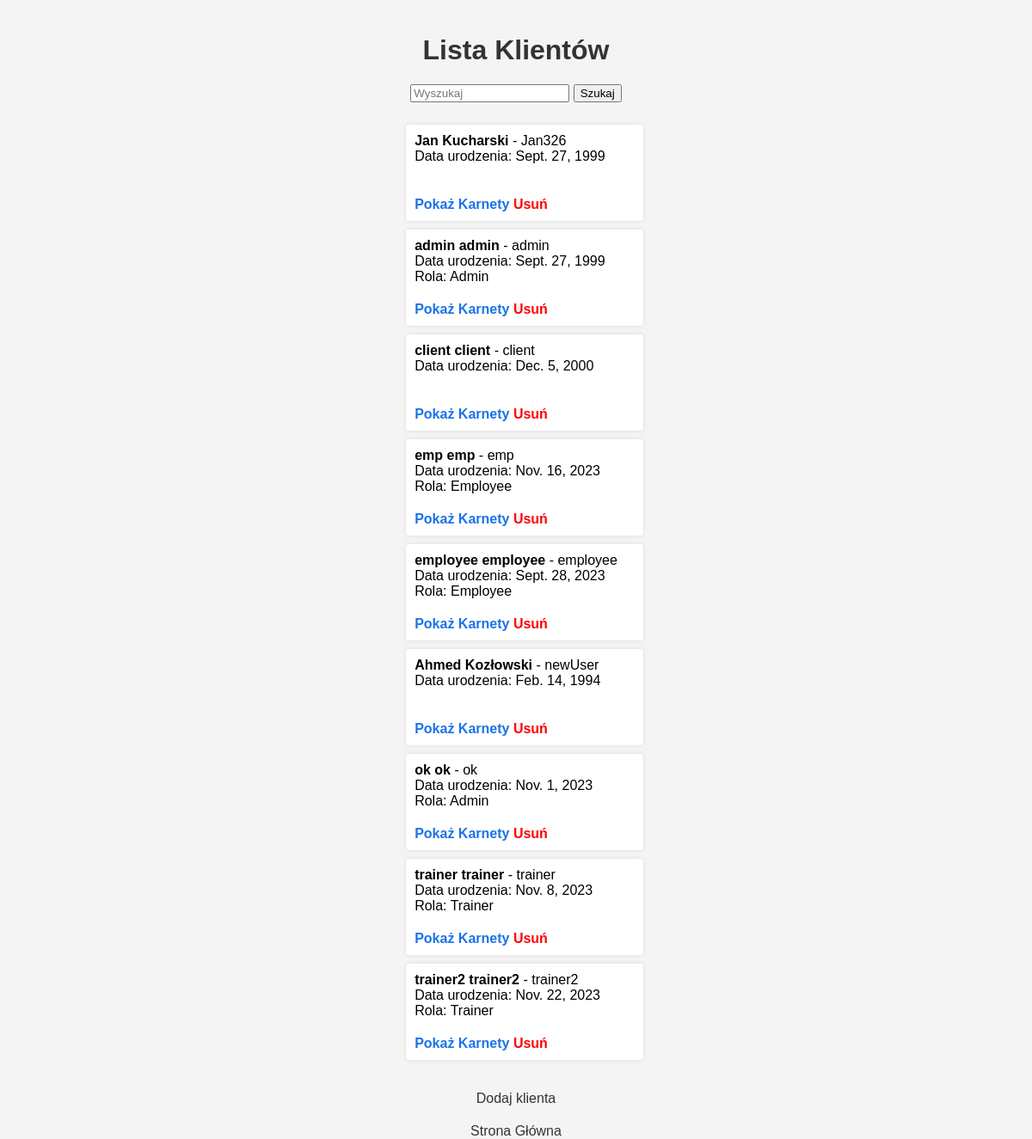
The page /clients/ (signed in) on the database as committed earlier.
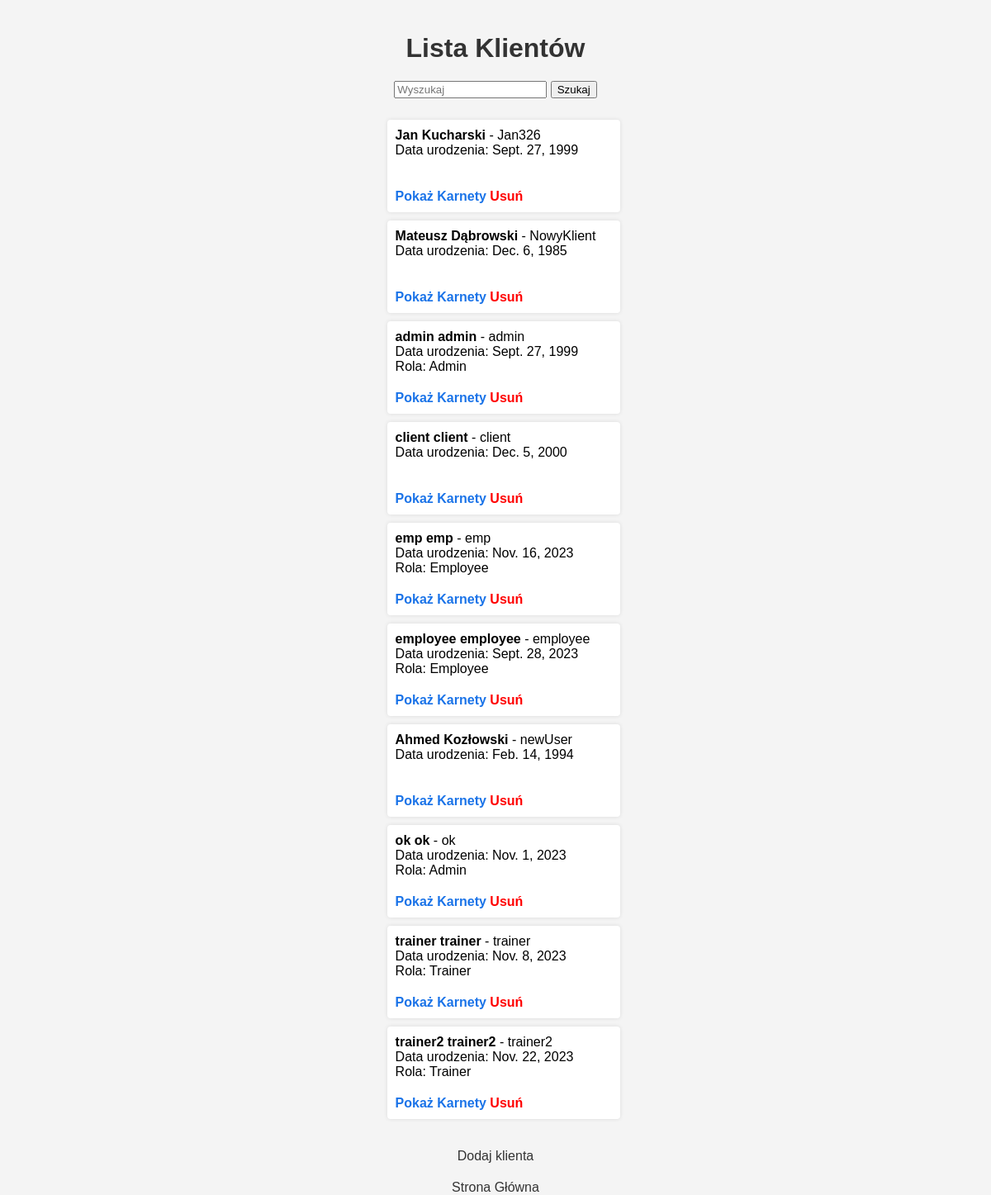
The same page on the database as committed later.
### silownia_app/models.py (models this page shows, shortened)
class Client(AbstractBaseUser):
    login = models.CharField(_('login'), max_length=100, unique=True)
    first_name = models.CharField(_('imię'), max_length=100)
    last_name = models.CharField(_('nazwisko'), max_length=100)
    date_of_birth = models.DateField(_('data urodzenia'), null=True, blank=True)
    is_active = models.BooleanField(default=True)
    is_admin = models.BooleanField(default=False)
    is_employee = models.BooleanField(default=False)
    is_trainer = models.BooleanField(default=False)
    objects = ClientManager()
    USERNAME_FIELD = 'login'
    REQUIRED_FIELDS = []

### silownia_app/views.py (the view)
# urls.py: path('clients/', views.list_clients, name='list_clients'),
@user_passes_test(lambda user: user.is_active and (user.is_employee or user.is_admin), login_url='user_login')
def list_clients(request):
    clients = Client.objects.all()
    return render(request, 'clients/list.html', {'clients': clients, 'home_url': 'home'})

### silownia_app/templates/clients/list.html (shortened to what this page needs)
{% load static %}
<!DOCTYPE html>
<html>
<head>
    <link rel="stylesheet" type="text/css" href="{% static 'css_files/list.css' %}">
</head>
<body>
    <h1>Lista Klientów</h1>
    <form method="get" action="{% url 'list_clients' %}">
        <input type="text" name="search" placeholder="Wyszukaj" value="{{ request.GET.search }}">
        <button type="submit">Szukaj</button>
    </form>
    <ul>
        {% if request.GET.search %}
            {% for client in clients|dictsort:'login' %}
                {% if request.GET.search in client.login %}
                    <li>
                        <strong>{{ client.first_name }} {{ client.last_name }}</strong> - {{ client.login }}<br>
                        Data urodzenia: {{ client.date_of_birth }}<br>
                        {% if client.is_admin %} Rola: Admin {% endif %}
                        {% if client.is_employee %} Rola: Employee {% endif %}
                        {% if client.is_trainer %} Rola: Trainer {% endif %}
                        <br>
                        <a href="{% url 'list_memberships' %}?search={{ client.login }}" class="blue-link">Pokaż karnety</a>
                        {% if user.is_admin or user.is_employee and not client.is_admin and not client.is_employee and not client.is_trainer%}
                            <a href="{% url 'delete_client' client.id %}">Usuń</a>
                        {% endif %}
                    </li>
                {% endif %}
            {% endfor %}
        {% else %}
            {% for client in clients|dictsort:'login' %}
                <li>
                    <strong>{{ client.first_name }} {{ client.last_name }}</strong> - {{ client.login }}<br>
                    Data urodzenia: {{ client.date_of_birth }}<br>
                    {% if client.is_admin %} Rola: Admin {% endif %}
                    {% if client.is_employee %} Rola: Employee {% endif %}
                    {% if client.is_trainer %} Rola: Trainer {% endif %}
                    <br>
                    <a href="{% url 'list_memberships' %}?search={{ client.login }}" class="blue-link">Pokaż Karnety</a>
                    {% if user.is_admin or user.is_employee and not client.is_admin and not client.is_employee and not client.is_trainer%}
                            <a href="{% url 'delete_client' client.id %}">Usuń</a>
                    {% endif %}
                </li>
            {% endfor %}
        {% endif %}
    </ul>
    <a href="{% url 'add_client' %}">Dodaj klienta</a>
    <a href="{% url 'index' %}">Strona Główna</a>
</body>
</html>

Rows that differ between the two databases and show on the page:
added Client: first_name "Mateusz", last_name "Dąbrowski", login "NowyKlient", date_of_birth "Dec. 6, 1985"
